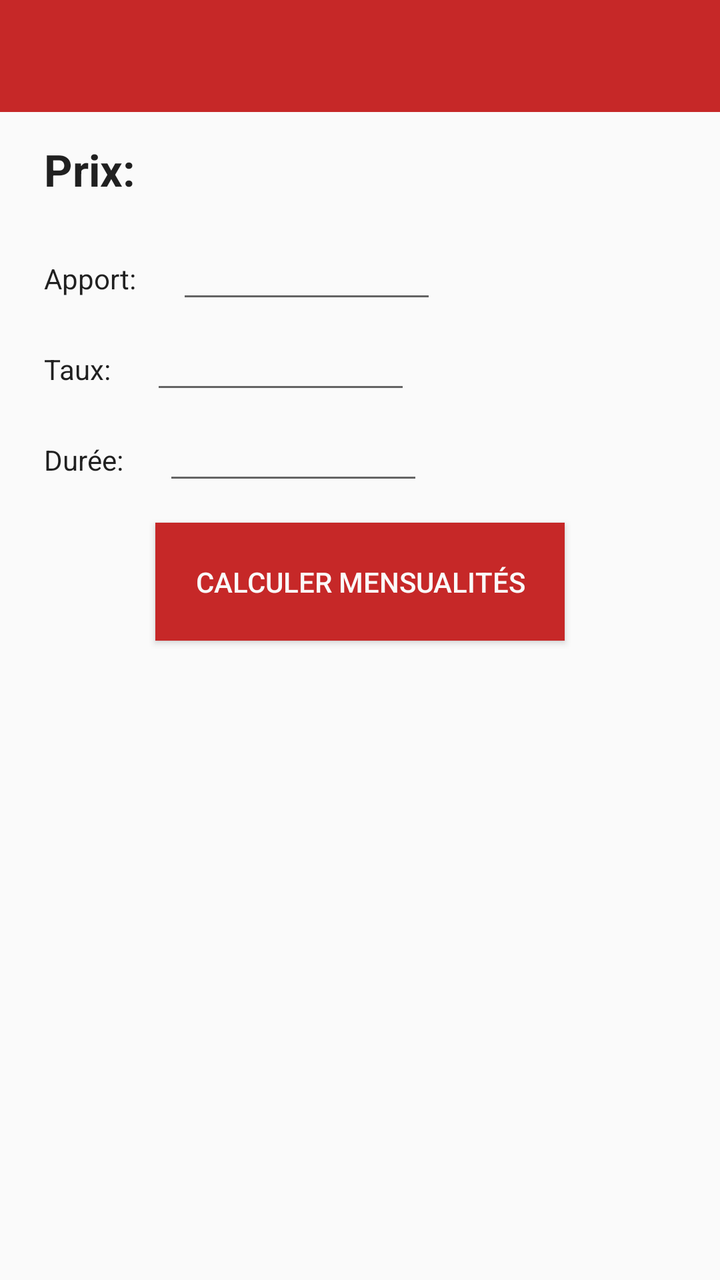
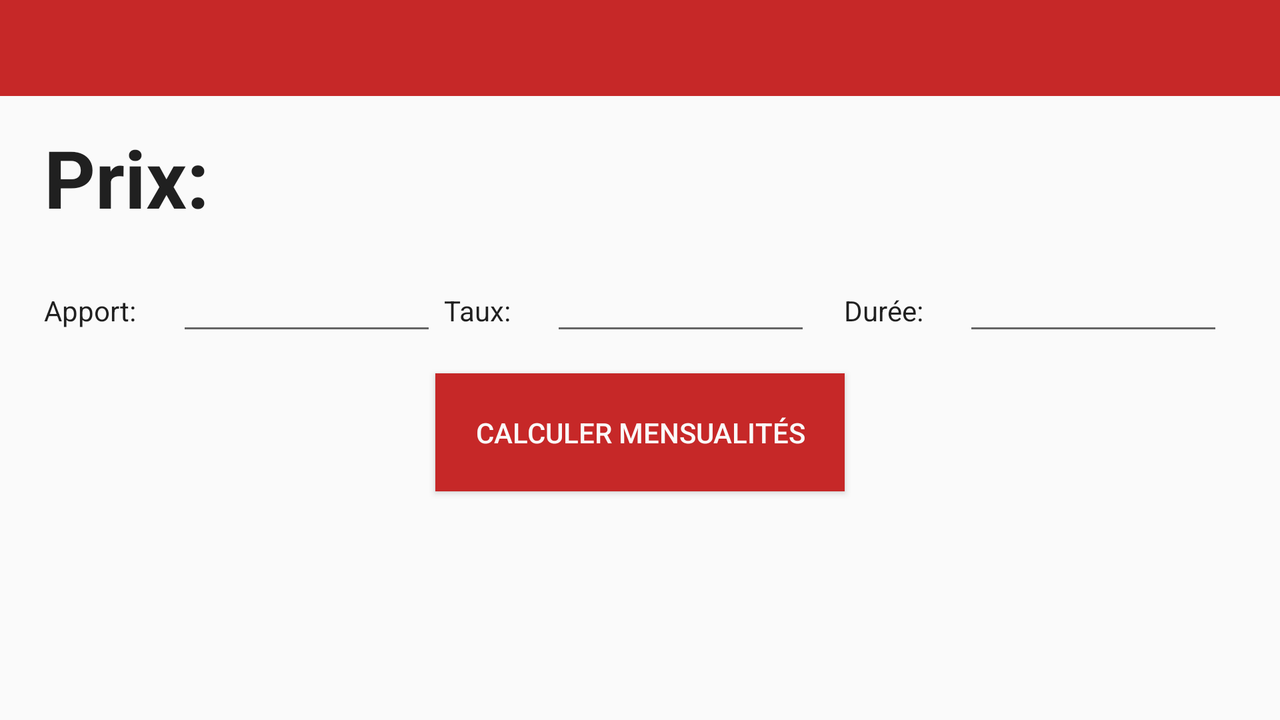

One screen, two layout resources from the same app: the default and the repository's alternative for another configuration. Each is rendered where Android would select it; the XML of both is given below.
<!-- AndroidManifest.xml: application theme REMTheme -->
<!-- res/layout/activity_loan.xml -->
<?xml version="1.0" encoding="utf-8"?>
<LinearLayout xmlns:android="http://schemas.android.com/apk/res/android"
	xmlns:tools="http://schemas.android.com/tools"
	android:layout_width="match_parent"
	android:layout_height="match_parent"
	tools:context=".controllers.LoanActivity"
	android:orientation="vertical">

	<include
		layout="@layout/toolbar"
		android:layout_width="match_parent"
		android:layout_height="wrap_content"/>

	<LinearLayout
		android:layout_width="match_parent"
		android:layout_height="wrap_content"
		android:orientation="vertical"
		android:layout_marginTop="@dimen/item_margin_top"
		android:layout_marginStart="@dimen/item_margin_horizontal"
		android:layout_marginEnd="@dimen/item_margin_horizontal">

		<LinearLayout
			android:layout_width="match_parent"
			android:layout_height="wrap_content"
			android:orientation="horizontal"
			android:layout_marginBottom="@dimen/item_margin_top"
			android:padding="@dimen/field_padding">
			<TextView
				android:layout_width="wrap_content"
				android:layout_height="wrap_content"
				android:text="@string/property_price"
				android:textStyle="bold"
				android:textSize="@dimen/text_title"/>
			<TextView
				android:id="@+id/loan_price"
				android:layout_width="wrap_content"
				android:layout_height="wrap_content"
				android:layout_marginStart="@dimen/item_margin_horizontal"/>
		</LinearLayout>

		<LinearLayout
			android:layout_width="match_parent"
			android:layout_height="wrap_content"
			android:orientation="horizontal"
			android:padding="@dimen/field_padding">
			<TextView
				android:layout_width="wrap_content"
				android:layout_height="wrap_content"
				android:text="@string/loan_contribution"/>
			<EditText
				android:id="@+id/loan_contribution"
				android:layout_width="@dimen/field_width"
				android:layout_height="wrap_content"
				android:layout_marginStart="@dimen/item_margin_horizontal"
				android:maxLength="20"
				android:inputType="number"
				android:singleLine="true"/>
		</LinearLayout>

		<LinearLayout
			android:layout_width="match_parent"
			android:layout_height="wrap_content"
			android:orientation="horizontal"
			android:padding="@dimen/field_padding">
			<TextView
				android:layout_width="wrap_content"
				android:layout_height="wrap_content"
				android:text="@string/loan_rate"/>
			<EditText
				android:id="@+id/loan_rate"
				android:layout_width="@dimen/field_width"
				android:layout_height="wrap_content"
				android:layout_marginStart="@dimen/item_margin_horizontal"
				android:maxLength="20"
				android:inputType="numberDecimal"
				android:singleLine="true"/>
		</LinearLayout>

		<LinearLayout
			android:layout_width="match_parent"
			android:layout_height="wrap_content"
			android:orientation="horizontal"
			android:padding="@dimen/field_padding">
			<TextView
				android:layout_width="wrap_content"
				android:layout_height="wrap_content"
				android:text="@string/loan_duration"/>
			<EditText
				android:id="@+id/loan_duration"
				android:layout_width="@dimen/field_width"
				android:layout_height="wrap_content"
				android:layout_marginStart="@dimen/item_margin_horizontal"
				android:maxLength="20"
				android:inputType="number"
				android:singleLine="true"/>
		</LinearLayout>

		<Button
			android:id="@+id/loan_calculate_button"
			android:layout_width="wrap_content"
			android:layout_height="wrap_content"
			android:background="@color/colorPrimary"
			android:padding="@dimen/item_margin_horizontal"
			android:layout_marginTop="@dimen/item_margin_top"
			android:layout_marginBottom="@dimen/item_margin_top"
			android:layout_gravity="center_horizontal"
			android:text="@string/loan_calculate"/>

		<LinearLayout
			android:id="@+id/loan_payment_layout"
			android:layout_width="match_parent"
			android:layout_height="wrap_content"
			android:orientation="horizontal"
			android:layout_marginTop="@dimen/item_margin_top"
			android:padding="@dimen/field_padding"
			android:visibility="gone">
			<TextView
				android:layout_width="wrap_content"
				android:layout_height="wrap_content"
				android:text="@string/loan_payment"
				android:textStyle="bold"
				android:textSize="@dimen/text_title"/>
			<TextView
				android:id="@+id/loan_payment"
				android:layout_width="wrap_content"
				android:layout_height="wrap_content"
				android:layout_marginStart="@dimen/item_margin_horizontal"/>
		</LinearLayout>

	</LinearLayout>

</LinearLayout>
<!-- res/layout/toolbar.xml (included above) -->
<?xml version="1.0" encoding="utf-8"?>
<androidx.appcompat.widget.Toolbar
    android:id="@+id/toolbar"
    xmlns:app="http://schemas.android.com/apk/res-auto"
    xmlns:android="http://schemas.android.com/apk/res/android"
    android:minHeight="?attr/actionBarSize"
    android:layout_width="match_parent"
    android:layout_height="wrap_content"
    android:background="?attr/colorPrimary"
    android:theme="@style/ToolbarTheme"
    app:titleTextColor="@android:color/white"
    app:titleTextAppearance="@style/Toolbar.TitleText">

</androidx.appcompat.widget.Toolbar>
<!-- resources referenced by this layout -->
<resources>
  <color name="colorPrimary">#C62828</color>
  <dimen name="field_padding">2dp</dimen>
  <dimen name="field_width">130dp</dimen>
  <dimen name="item_margin_horizontal">20dp</dimen>
  <dimen name="item_margin_top">12dp</dimen>
  <dimen name="text_title">22sp</dimen>
  <string name="loan_calculate">Calculer mensualités</string>
  <string name="loan_contribution">Apport:</string>
  <string name="loan_duration">Durée:</string>
  <string name="loan_payment">Mensualités:</string>
  <string name="loan_rate">Taux:</string>
  <string name="property_price">Prix:</string>
  <style name="Toolbar.TitleText" parent="TextAppearance.Widget.AppCompat.Toolbar.Title">
          <item name="android:textSize">15sp</item>
      </style>
  <style name="ToolbarTheme" parent="Theme.AppCompat.Light.NoActionBar">
          <item name="android:textColorSecondary">@android:color/background_light</item>
          <item name="colorPrimary">@color/colorPrimary</item>
      </style>
  <style name="REMTheme" parent="Theme.AppCompat.Light.NoActionBar">
          
          <item name="colorPrimary">@color/colorPrimary</item>
          <item name="colorPrimaryDark">@color/colorPrimaryDark</item>
          <item name="colorAccent">@color/colorAccent</item>
  
          <item name="android:textViewStyle">@style/REMText</item>
          <item name="android:buttonStyle">@style/REMButtons</item>
      </style>
  <color name="colorPrimaryDark">#AD1426</color>
  <color name="colorAccent">#00695C</color>
  <style name="REMText" parent="@style/TextAppearance.AppCompat">
          <item name="android:textColor">@color/text_normal_dark</item>
      </style>
  <style name="REMButtons" parent="Widget.AppCompat.Button.Colored">
          <item name="android:textColor">@color/background_light</item>
          <item name="colorButtonNormal">@color/colorAccent</item>
      </style>
  <color name="text_normal_dark">#DF000000</color>
  <color name="background_light">#fafafa</color>
</resources>
<!-- res/layout-w600dp/activity_loan.xml (the repository's variant of the layout above) -->
<!-- drawn on the phone turned sideways -->
<?xml version="1.0" encoding="utf-8"?>
<LinearLayout xmlns:android="http://schemas.android.com/apk/res/android"
	xmlns:tools="http://schemas.android.com/tools"
	android:layout_width="match_parent"
	android:layout_height="match_parent"
	tools:context=".controllers.LoanActivity"
	android:orientation="vertical">

	<include
		layout="@layout/toolbar"
		android:layout_width="match_parent"
		android:layout_height="wrap_content"/>

	<LinearLayout
		android:layout_width="match_parent"
		android:layout_height="wrap_content"
		android:orientation="vertical"
		android:layout_marginTop="@dimen/item_margin_top"
		android:layout_marginStart="@dimen/item_margin_horizontal"
		android:layout_marginEnd="@dimen/item_margin_horizontal">

		<LinearLayout
			android:layout_width="match_parent"
			android:layout_height="wrap_content"
			android:orientation="horizontal"
			android:layout_marginBottom="@dimen/item_margin_top"
			android:padding="@dimen/field_padding">
			<TextView
				android:layout_width="wrap_content"
				android:layout_height="wrap_content"
				android:text="@string/property_price"
				android:textStyle="bold"
				android:textSize="40sp"/>
			<TextView
				android:id="@+id/loan_price"
				android:layout_width="wrap_content"
				android:layout_height="wrap_content"
				android:textSize="40sp"
				android:layout_marginStart="@dimen/item_margin_horizontal"/>
		</LinearLayout>

		<LinearLayout
			android:layout_width="match_parent"
			android:layout_height="wrap_content"
			android:orientation="horizontal">

			<LinearLayout
				android:layout_width="0dp"
				android:layout_height="wrap_content"
				android:layout_weight="1"
				android:orientation="horizontal"
				android:padding="@dimen/field_padding">
				<TextView
					android:layout_width="wrap_content"
					android:layout_height="wrap_content"
					android:text="@string/loan_contribution"/>
				<EditText
					android:id="@+id/loan_contribution"
					android:layout_width="@dimen/field_width"
					android:layout_height="wrap_content"
					android:layout_marginStart="@dimen/item_margin_horizontal"
					android:textAlignment="viewEnd"
					android:maxLength="20"
					android:inputType="number"
					android:singleLine="true"/>
			</LinearLayout>

			<LinearLayout
				android:layout_width="0dp"
				android:layout_height="wrap_content"
				android:layout_weight="1"
				android:padding="@dimen/field_padding">
				<TextView
					android:layout_width="wrap_content"
					android:layout_height="wrap_content"
					android:text="@string/loan_rate"/>
				<EditText
					android:id="@+id/loan_rate"
					android:layout_width="@dimen/field_width"
					android:layout_height="wrap_content"
					android:layout_marginStart="@dimen/item_margin_horizontal"
					android:maxLength="20"
					android:inputType="numberDecimal"
					android:textAlignment="viewEnd"
					android:singleLine="true"/>
			</LinearLayout>

			<LinearLayout
				android:layout_width="0dp"
				android:layout_height="wrap_content"
				android:layout_weight="1"
				android:padding="@dimen/field_padding">
				<TextView
					android:layout_width="wrap_content"
					android:layout_height="wrap_content"
					android:text="@string/loan_duration"/>
				<EditText
					android:id="@+id/loan_duration"
					android:layout_width="@dimen/field_width"
					android:layout_height="wrap_content"
					android:layout_marginStart="@dimen/item_margin_horizontal"
					android:maxLength="20"
					android:inputType="number"
					android:textAlignment="viewEnd"
					android:singleLine="true"/>
			</LinearLayout>
		</LinearLayout>


		<Button
			android:id="@+id/loan_calculate_button"
			android:layout_width="wrap_content"
			android:layout_height="wrap_content"
			android:background="@color/colorPrimary"
			android:padding="@dimen/item_margin_horizontal"
			android:layout_marginTop="@dimen/item_margin_top"
			android:layout_marginBottom="@dimen/item_margin_top"
			android:layout_gravity="center_horizontal"
			android:text="@string/loan_calculate"/>

		<LinearLayout
			android:id="@+id/loan_payment_layout"
			android:layout_width="match_parent"
			android:layout_height="wrap_content"
			android:orientation="horizontal"
			android:layout_marginTop="@dimen/item_margin_top"
			android:padding="@dimen/field_padding"
			android:visibility="gone">
			<TextView
				android:layout_width="wrap_content"
				android:layout_height="wrap_content"
				android:text="@string/loan_payment"
				android:textStyle="bold"
				android:textSize="@dimen/text_title"/>
			<TextView
				android:id="@+id/loan_payment"
				android:layout_width="wrap_content"
				android:layout_height="wrap_content"
				android:layout_marginStart="@dimen/item_margin_horizontal"/>
		</LinearLayout>

	</LinearLayout>

</LinearLayout>
